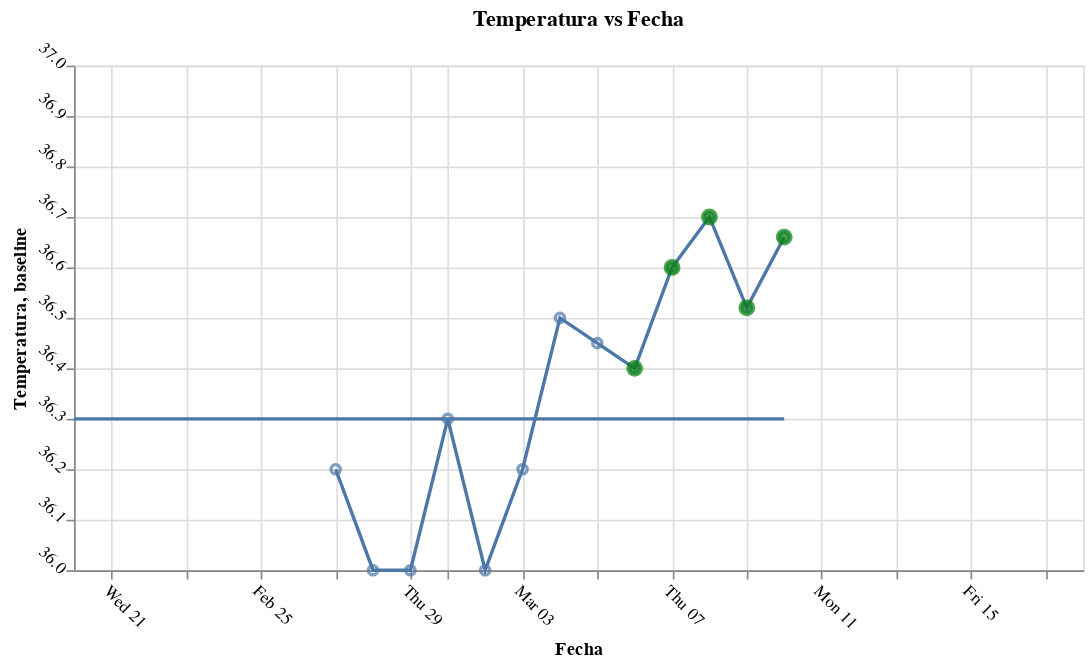

Source (notebook cell):
### Code cell
df['Fecha'] = pd.to_datetime(df['Fecha'])

# Plot
line = alt.Chart(df).mark_line().encode(
    x='Fecha:T',
    y=alt.Y('Temperatura:Q', scale=alt.Scale(domain=[36, 37]))
)

points = alt.Chart(df).mark_point().encode(
    x='Fecha:T',
    y='Temperatura:Q',
    tooltip=['Fecha:T', 'Temperatura:Q']
)

baseline = alt.Chart(df).mark_line().encode(
    x='Fecha:T',
    y=alt.Y('baseline:Q', scale=alt.Scale(domain=[36, 37]))
)

points_ovulation = alt.Chart(df[df['ovulation_confirmed']]).mark_point(color='green', filled = True, size = 100).encode(
    x='Fecha:T',
    y='Temperatura:Q',
    tooltip=['Fecha:T', 'ovulation_confirmed']
)

chart = (line + points+baseline+points_ovulation).properties(
    title='Temperatura vs Fecha',
    width=600,
    height=300
).encode(
    x=alt.X('Fecha:T', scale=alt.Scale(domain=domain))
)

chart.configure_axis(
    labelAngle=45
)

### Figure 1 — Vega-Lite specification as saved in the notebook (floating-point values rounded to 4 significant figures)
{"config": {"view": {"continuousWidth": 300, "continuousHeight": 300}, "axis": {"labelAngle": 45}}, "layer": [{"mark": {"type": "line"}, "encoding": {"x": {"field": "Fecha", "type": "temporal"}, "y": {"field": "Temperatura", "scale": {"domain": [36, 37]}, "type": "quantitative"}}}, {"mark": {"type": "point"}, "encoding": {"tooltip": [{"field": "Fecha", "type": "temporal"}, {"field": "Temperatura", "type": "quantitative"}], "x": {"field": "Fecha", "type": "temporal"}, "y": {"field": "Temperatura", "type": "quantitative"}}}, {"mark": {"type": "line"}, "encoding": {"x": {"field": "Fecha", "type": "temporal"}, "y": {"field": "baseline", "scale": {"domain": [36, 37]}, "type": "quantitative"}}}, {"data": {"name": "data-9c6d58aa69edcac5ab5e528ab7f57634"}, "mark": {"type": "point", "color": "green", "filled": true, "size": 100}, "encoding": {"tooltip": [{"field": "Fecha", "type": "temporal"}, {"field": "ovulation_confirmed", "type": "nominal"}], "x": {"field": "Fecha", "type": "temporal"}, "y": {"field": "Temperatura", "type": "quantitative"}}}], "data": {"name": "data-e52bc22c5876ca39fdccda873e2010d9"}, "encoding": {"x": {"field": "Fecha", "scale": {"domain": ["2024-02-20T00:00:00", "2024-03-18T00:00:00"]}, "type": "temporal"}}, "height": 300, "title": "Temperatura vs Fecha", "width": 600, "$schema": "https://vega.github.io/schema/vega-lite/v5.16.3.json", "datasets": {"data-e52bc22c5876ca39fdccda873e2010d9": [{"Fecha": "2024-02-20T00:00:00", "Temperatura": null, "Flujo": "S", "Max_Last_Six": null, "First_Over_Max_Last_Six": false, "baseline": 36.3, "higher_baseline": false, "days_higher_than_baseline": 0.0, "ovulation_confirmed": false}, {"Fecha": "2024-02-21T00:00:00", "Temperatura": null, "Flujo": "S", "Max_Last_Six": null, "First_Over_Max_Last_Six": false, "baseline": 36.3, "higher_baseline": false, "days_higher_than_baseline": 0.0, "ovulation_confirmed": false}, {"Fecha": "2024-02-22T00:00:00", "Temperatura": null, "Flujo": "S", "Max_Last_Six": null, "First_Over_Max_Last_Six": false, "baseline": 36.3, "higher_baseline": false, "days_higher_than_baseline": 0.0, "ovulation_confirmed": false}, {"Fecha": "2024-02-23T00:00:00", "Temperatura": null, "Flujo": "S", "Max_Last_Six": null, "First_Over_Max_Last_Six": false, "baseline": 36.3, "higher_baseline": false, "days_higher_than_baseline": 0.0, "ovulation_confirmed": false}, {"Fecha": "2024-02-24T00:00:00", "Temperatura": null, "Flujo": "S", "Max_Last_Six": null, "First_Over_Max_Last_Six": false, "baseline": 36.3, "higher_baseline": false, "days_higher_than_baseline": 0.0, "ovulation_confirmed": false}, {"Fecha": "2024-02-25T00:00:00", "Temperatura": null, "Flujo": "S", "Max_Last_Six": null, "First_Over_Max_Last_Six": false, "baseline": 36.3, "higher_baseline": false, "days_higher_than_baseline": 0.0, "ovulation_confirmed": false}, {"Fecha": "2024-02-26T00:00:00", "Temperatura": null, "Flujo": "S", "Max_Last_Six": null, "First_Over_Max_Last_Six": false, "baseline": 36.3, "higher_baseline": false, "days_higher_than_baseline": 0.0, "ovulation_confirmed": false}, {"Fecha": "2024-02-27T00:00:00", "Temperatura": 36.2, "Flujo": "f", "Max_Last_Six": null, "First_Over_Max_Last_Six": false, "baseline": 36.3, "higher_baseline": false, "days_higher_than_baseline": 0.0, "ovulation_confirmed": false}, {"Fecha": "2024-02-28T00:00:00", "Temperatura": 36.0, "Flujo": "f", "Max_Last_Six": null, "First_Over_Max_Last_Six": false, "baseline": 36.3, "higher_baseline": false, "days_higher_than_baseline": 0.0, "ovulation_confirmed": false}, {"Fecha": "2024-02-29T00:00:00", "Temperatura": 36.0, "Flujo": "F", "Max_Last_Six": null, "First_Over_Max_Last_Six": false, "baseline": 36.3, "higher_baseline": false, "days_higher_than_baseline": 0.0, "ovulation_confirmed": false}, {"Fecha": "2024-03-01T00:00:00", "Temperatura": 36.3, "Flujo": "F", "Max_Last_Six": null, "First_Over_Max_Last_Six": false, "baseline": 36.3, "higher_baseline": false, "days_higher_than_baseline": 0.0, "ovulation_confirmed": false}, {"Fecha": "2024-03-02T00:00:00", "Temperatura": 36.0, "Flujo": "F", "Max_Last_Six": null, "First_Over_Max_Last_Six": false, "baseline": 36.3, "higher_baseline": false, "days_higher_than_baseline": 0.0, "ovulation_confirmed": false}, {"Fecha": "2024-03-03T00:00:00", "Temperatura": 36.2, "Flujo": "f", "Max_Last_Six": 36.3, "First_Over_Max_Last_Six": false, "baseline": 36.3, "higher_baseline": false, "days_higher_than_baseline": 0.0, "ovulation_confirmed": false}, {"Fecha": "2024-03-04T00:00:00", "Temperatura": 36.5, "Flujo": "f", "Max_Last_Six": 36.3, "First_Over_Max_Last_Six": true, "baseline": 36.3, "higher_baseline": true, "days_higher_than_baseline": 1.0, "ovulation_confirmed": false}, {"Fecha": "2024-03-05T00:00:00", "Temperatura": 36.45, "Flujo": null, "Max_Last_Six": 36.5, "First_Over_Max_Last_Six": false, "baseline": 36.3, "higher_baseline": true, "days_higher_than_baseline": 2.0, "ovulation_confirmed": false}, {"Fecha": "2024-03-06T00:00:00", "Temperatura": 36.4, "Flujo": null, "Max_Last_Six": 36.5, "First_Over_Max_Last_Six": false, "baseline": 36.3, "higher_baseline": true, "days_higher_than_baseline": 3.0, "ovulation_confirmed": true}, {"Fecha": "2024-03-07T00:00:00", "Temperatura": 36.6, "Flujo": null, "Max_Last_Six": 36.5, "First_Over_Max_Last_Six": false, "baseline": 36.3, "higher_baseline": true, "days_higher_than_baseline": 3.0, "ovulation_confirmed": true}, {"Fecha": "2024-03-08T00:00:00", "Temperatura": 36.7, "Flujo": null, "Max_Last_Six": 36.6, "First_Over_Max_Last_Six": false, "baseline": 36.3, "higher_baseline": true, "days_higher_than_baseline": 3.0, "ovulation_confirmed": true}, {"Fecha": "2024-03-09T00:00:00", "Temperatura": 36.52, "Flujo": null, "Max_Last_Six": 36.7, "First_Over_Max_Last_Six": false, "baseline": 36.3, "higher_baseline": true, "days_higher_than_baseline": 3.0, "ovulation_confirmed": true}, {"Fecha": "2024-03-10T00:00:00", "Temperatura": 36.66, "Flujo": null, "Max_Last_Six": 36.7, "First_Over_Max_Last_Six": false, "baseline": 36.3, "higher_baseline": true, "days_higher_than_baseline": 3.0, "ovulation_confirmed": true}], "data-9c6d58aa69edcac5ab5e528ab7f57634": [{"Fecha": "2024-03-06T00:00:00", "Temperatura": 36.4, "Flujo": NaN, "Max_Last_Six": 36.5, "First_Over_Max_Last_Six": false, "baseline": 36.3, "higher_baseline": true, "days_higher_than_baseline": 3.0, "ovulation_confirmed": true}, {"Fecha": "2024-03-07T00:00:00", "Temperatura": 36.6, "Flujo": NaN, "Max_Last_Six": 36.5, "First_Over_Max_Last_Six": false, "baseline": 36.3, "higher_baseline": true, "days_higher_than_baseline": 3.0, "ovulation_confirmed": true}, {"Fecha": "2024-03-08T00:00:00", "Temperatura": 36.7, "Flujo": NaN, "Max_Last_Six": 36.6, "First_Over_Max_Last_Six": false, "baseline": 36.3, "higher_baseline": true, "days_higher_than_baseline": 3.0, "ovulation_confirmed": true}, {"Fecha": "2024-03-09T00:00:00", "Temperatura": 36.52, "Flujo": NaN, "Max_Last_Six": 36.7, "First_Over_Max_Last_Six": false, "baseline": 36.3, "higher_baseline": true, "days_higher_than_baseline": 3.0, "ovulation_confirmed": true}, {"Fecha": "2024-03-10T00:00:00", "Temperatura": 36.66, "Flujo": NaN, "Max_Last_Six": 36.7, "First_Over_Max_Last_Six": false, "baseline": 36.3, "higher_baseline": true, "days_higher_than_baseline": 3.0, "ovulation_confirmed": true}]}}
